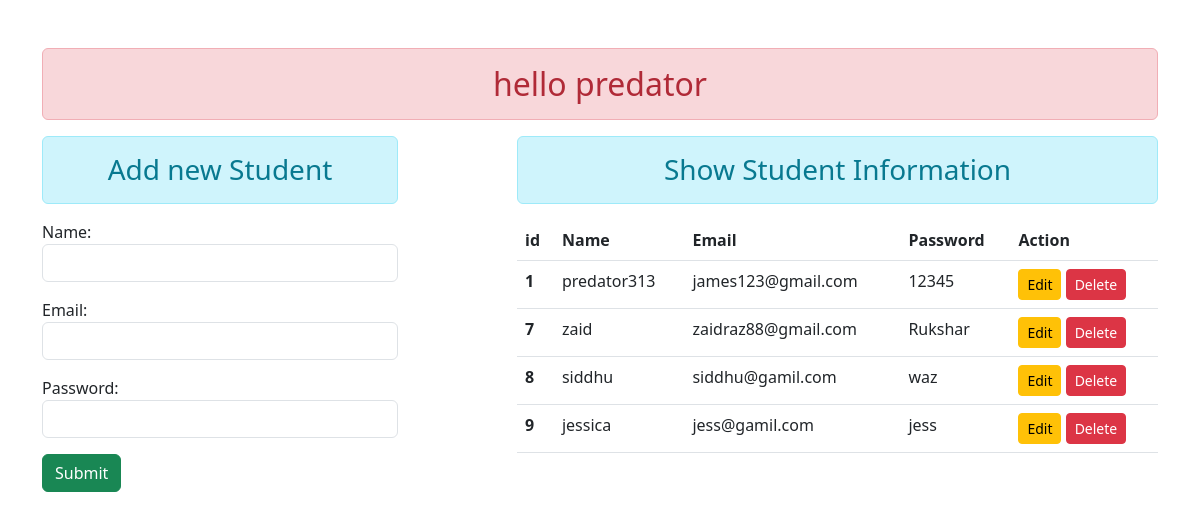
Page /hello/student/ on the committed database.
### enroll/models.py (models this page shows)
class User(models.Model):
    name=models.CharField(max_length=50)
    email=models.EmailField(max_length=70)
    password=models.CharField(max_length=50)

### enroll/views.py (the view)
# urls.py: path('student/',views.showdata,name='addandshow'),
def showdata(request):
    if(request.method=='POST'):
        fm=StudentRegistration(request.POST)
        if fm.is_valid():
            fm.save()
            fm=StudentRegistration() #this for clearing the form
    else:
        fm=StudentRegistration();
    stud=User.objects.all() #to get all the stored data and indentation is also important otherwise
    return render(request,'enroll/addandshow.html',{'form':fm,'stu':stud})

### enroll/forms.py
class StudentRegistration(forms.ModelForm):
    class Meta:
        model=User
        fields=['name','email','password']
        widgets={
            'name':forms.TextInput(attrs={'class':'form-control'}),
            'email':forms.EmailInput(attrs={'class':'form-control'},),
            'password':forms.PasswordInput(attrs={'class':'form-control'}),
        }

### enroll/templates/enroll/addandshow.html (shortened to what this page needs)
{% extends 'enroll/base.html' %} {% block content %}
<div class="row">
  <div class="col-sm-4">
    <h3 class="text-center alert alert-info">Add new Student</h3>
    <form action="" method="POST">
      {% csrf_token %} {{form.as_p}}
      <button type="submit" class="btn btn-success">Submit</button>
    </form>
  </div>
  <div class="col-sm-7 offset-1">
    <h3 class="text-center alert alert-info">Show Student Information</h3>
    {% if stu %}
    <table class="table table-hover">
      <thead>
        <tr>
          <th scope="col">id</th>
          <th scope="col">Name</th>
          <th scope="col">Email</th>
          <th scope="col">Password</th>
          <th scope="col">Action</th>
        </tr>
      </thead>
      <tbody>
        {% for st in stu %}
        <tr>
          <th scope="row">{{st.id}}</th>
          <td>{{st.name}}</td>
          <td>{{st.email}}</td>
          <td>{{st.password}}</td>
          <td>
            <a href="{% url 'updata' st.id %}" class="btn btn-warning btn-sm">Edit</a>
            <form action="{% url 'deldata' st.id  %}" method="POST" class="d-inline">
              <button type="submit" class="btn btn-danger btn-sm">Delete</button>
            </form>
          </td>
        </tr>
        {% endfor %}
      </tbody>
    </table>
    {% else %}
    <h3 class="text-center alert alert-warning">No Records present</h3>
    {% endif %}
  </div>
</div>
{% endblock content %}

### rows in the picture
User: id "1", name "predator313", email "james123@gmail.com", password "12345"
User: id "7", name "zaid", email "zaidraz88@gmail.com", password "Rukshar"
User: id "8", name "siddhu", email "siddhu@gamil.com", password "waz"
User: id "9", name "jessica", email "jess@gamil.com", password "jess"
